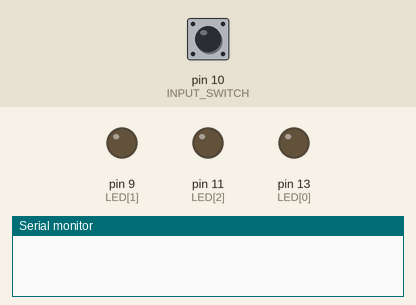
A sketch run on a simulated Arduino Uno, built with avr-gcc and run on an emulated ATmega328P. Shown: output pins drawn as LEDs (lit = HIGH), the last lines printed to the serial monitor. Dashed ring = blinking. The inputs (shaded band) are chosen by the test bench; at power-on: pin 10 (INPUT_SWITCH) HIGH.

Above: at 1.7 s.
1.8 s: pin 10 (INPUT_SWITCH) pulled LOW for 3.2 s
At 5.06 s:
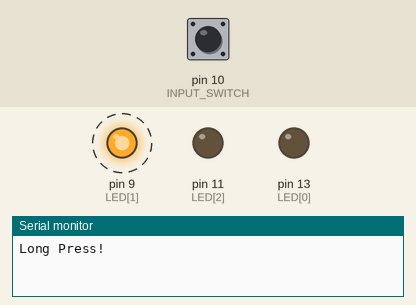
6.5 s: pin 10 (INPUT_SWITCH) pulled LOW for 0.15 s
At 6.71 s:
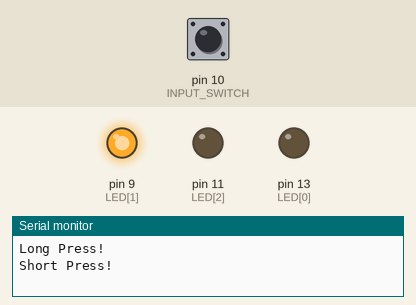
Timing chart, 0 to 9.5 s (numbered marks = the images above; inputs shaded):
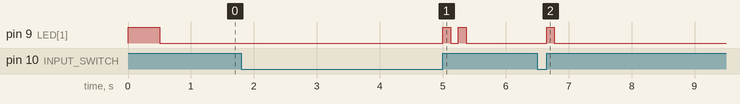

Measured:
- after the input at 1.8 s, pin 9 (LED[1]): alternates HIGH for 0.13 s and LOW for 0.12 s, 4 changes in all, then stays LOW, starting after 3.2 s
- after the input at 6.5 s, pin 9 (LED[1]): LOW → HIGH after 0.15 s, → LOW 0.12 s later

The sketch:

Multifunction_Button_v26_Pullup_Debounce.ino
```cpp
/*
Name:     Multifunction_Button-v25-Debounce.ino
Created:  09/04/2017 7:19:00 PM
Updated:  09/26/2017 11:38:00 PM
Author:   Michael Dzura
Version: 2.6

Tests a 3 way button through switch input to activate 1-3 LEDs/Relays.
Short Press (20ms-1000ms), Long Press(1000ms-2000ms), Longest Press(2000ms-4000ms).

**CHANGES:
- Debounce And Edge Detection Are All Included Inside Button Function.
- Decreased Wait Time For Faster Response.
*/

#include "button.h"      // Custom Multifunction Button!
#include "button.c"
#include "TimeWait.h"
#include "TimeWait.c"

/********** OUTPUTS ***********/
int LED[3] = {13,9,11};
//int RELAY[3] = {3,4,5};
/******************************/

void setup() {
	pinMode(INPUT_SWITCH, INPUT_PULLUP);

	for (int i = 0; i <= 2; i++) {
		pinMode(LED[i], OUTPUT);
		//pinMode(RELAY[i], OUTPUT);
	}

	Serial.begin(9600);
	digitalWrite(LED[1], HIGH);
	wait(500);
	digitalWrite(LED[1], LOW);
	//Serial.println("READY!!");

}

void loop() {

	int state = button(INPUT_SWITCH, CLICK_TIME);			// Calls the button function and returns value of 1-3

	// Activated On Short Click.
	if (state == 1) {
		Serial.println("Short Press!");
		for (int i = 0; i < state; i++) {
			digitalWrite(LED[1], HIGH);
			//digitalWrite(RELAY[1], HIGH);
			wait(125);
			//digitalWrite(RELAY[1], LOW);
			digitalWrite(LED[1], LOW);
			wait(125);
		}


		// Activated On Long Click.
	} else if (state == 2) {
		Serial.println("Long Press!");
		for (int i = 0; i < state; i++) {
			digitalWrite(LED[1], HIGH);
			//digitalWrite(RELAY[1], HIGH);
			wait(125);
			//digitalWrite(RELAY[1], LOW);
			digitalWrite(LED[1], LOW);
			wait(125);
		}

		// Activated On Longest Click.
	} else if (state == 3) {
		Serial.println("Longest Press!");
		for (int i = 0; i < state; i++) {
			//digitalWrite(RELAY[1], HIGH);
			digitalWrite(LED[1], HIGH);
			wait(125);
			//digitalWrite(RELAY[1], LOW);
			digitalWrite(LED[1], LOW);
			wait(125);
		}
	}
}
```

TimeWait.c
```cpp
/*
Name:     TimeWait.c
Created:  04/15/2017 1:35:00 PM
Author:   Michael Dzura
Version: 1.0

Definition Of TimeWait Function. Creates A Simple Looping
Pause Based On The Time Parameter Given. This Is To Replace
Arduino Built-in Delay. Use This Library With Any Project
That Needs Some Kind Of A Delay. This Will Make Your Code
Less Arduino Dependent.


*/

#include "Arduino.h" // Needs to include Arduino Library. Only Needed When Not Main File.
#include "TimeWait.h" // Includes Variable And Function Declarations.


/************************** Wait Function *******************************
 * Independent Function That Waits In Loop For Defined Interval.		*
 * Similar To Arduino Built-in Delay Function, But Non-Specific			*
 * Change the short_Click variable to adjust the click timing.			*
 ************************************************************************/
void wait(long interval) {
	unsigned long current = 0, previous = 0;
	current = previous = millis();

	// Counts the delay in Milliseconds, and checks for input
	// signal from switch:
	while((current-previous) < interval) {
		current = millis();

		//Serial.println(current-previous);

	}
}
```

TimeWait.h
```cpp
/*
Name:     TimeWait.h
Created:  04/15/2017 1:35:00 PM
Author:   Michael Dzura
Version: 1.0

Declaration Of Function
*/

#ifndef TIMEWAIT_H
#define TIMEWAIT_H

#include "Arduino.h"

void wait(long interval);

#endif
```

button.c
```cpp
/*
Name:     button.c
Created:  04/15/2017 1:05:00 PM
Updated:  09/26/2017 11:38:00 PM
Author:   Michael Dzura
Version: 2.6

Definition of button function. Passes input state and press
durations. Activate Short Press (20ms-1000ms),
Long Press(1000ms-2000ms), Longest Press(2000ms-4000ms).

**TODO
- Double Press functionality.

**CHANGES:
- Debounce And Edge Detection Are All Included Inside Button Function.
- Improved Time Calculations.
- Decreased Wait Time For Faster Response.
*/

#include "Arduino.h" // Needs to include Arduino Library. Only Needed When Not Main File.
#include "button.h"  // Includes Variable And Function Declarations.


/************************ Button Function *******************************
 * Listens for 3 different gestures from a single switch.				*
 * - Short Click, Long Click, Longest Click.							*
 * Change the short_Click variable to adjust the click timing.			*
 ************************************************************************/
int button(int input_pin, long t_Click) {

	switchState = digitalRead(input_pin);			// Gets The Realtime Switch State

/*********** Time Calculations *********************
 * Sets Time Calculation Limits					   *
 ***************************************************/
	if (t_Click <= 1000) {
		t_Click = 1000;
	} else if (t_Click >= 4000) {
		t_Click = 4000;
	}


/**************** Edge Detection ********************
 * Check to see if you just pressed the switch		*
 * (i.e. the input went from LOW to HIGH), and		*
 * you've waited long enough since the last press to*
 * ignore any noise:								*
 *													*
 * For each HIGH/LOW state a timestamp is stored	*
 * representing the rising and falling edge.		*
 ****************************************************/
	if (switchState != lastSwitchState) {

		lastDebounceTime = millis();					// Reset The Debouncing Timer.

		// Check If The Switch Is Being Pressed. If TRUE, Set The Flag.
		if (switchState == LOW) {
			//Serial.print("SwitchState = HIGH, ");
			pressedTime = millis();						// Store The Time Of The Rising Edge.
			//Serial.println(pressedTime);

			pressTrigger = 1;							// 1 Indicates That The Switch Has Been Pressed.


		// This is the primer for evaluating every switch press.
		// It's only true if the button has been previously pressed,
		// based on the pressTrigger flag, and then released.
		} else if (switchState == HIGH && pressTrigger == 1) {
			//Serial.print("SwitchState = LOW, ");
			releasedTime = millis();					// Store The Time Of The Falling Edge.
			//Serial.println(releasedTime);

			pressDuration = releasedTime - pressedTime;	// Calculate The Total Time The Switch Was Pressed

			//Serial.println("");
			//Serial.print("Switch Press For:  ");
			//Serial.println(pressDuration);

			pressTrigger = 0;							// Reset the press trigger back to zero, not pressed.

			/**************************** Short Click Perameters****************************
			* Greater Than Debounce Filter, And Less Than Short Click Time.			   *
			*******************************************************************************/
			if ((pressDuration > DEBOUNCEDELAY) && (pressDuration <= t_Click) && pressTrigger == 0) {
				lastDebounceTime = millis();			// Reset Debounce Timer.
				//Serial.println("Short Press!");
				pressTrigger = 0;						// Reset the press trigger back to zero.
														// Prevents Release From Activating.
				return 1;								// Return If True.
			}

			/**************************** Long Click Perameters ****************************
			* Greater Than Short Click Time, And Less Than Long Click Time.			   *
			*******************************************************************************/
			if ((pressDuration > t_Click) && (pressDuration <= (t_Click * 2)) && pressTrigger == 0) {
				lastDebounceTime = millis();			// Reset Debounce Timer.
				//Serial.println("Long Press!");
				pressTrigger = 0;						// Reset the press trigger back to zero.
														// Prevents Release From Activating.
				return 2;								// Return If True.
			}

			/*************************** Longest Click Perameters **************************
			* Greater Than Long Click Time, And Less Than Longest Click Time.			   *
			* Timeout Is Included For Anything Else Greater.							   *
			*******************************************************************************/
			if ((pressDuration > (t_Click * 2)) && (pressDuration < (t_Click * 3)) && pressTrigger == 0) {
				lastDebounceTime = millis();			// Reset Debounce Timer.
				//Serial.println("Longest Press!");
				pressTrigger = 0;						// Reset the press trigger back to zero.
														// Prevents Release From Activating.
				return 3;								// Return If True.
			}
		}
	}

	// Save the switch value. Next time through the loop,
	// it'll be the lastButtonState:
	lastSwitchState = switchState;

	return 0; // No Action Returns Nothing.
}
```

button.h
```cpp
/*
Name:     button.h
Created:  04/15/2017 1:05:00 PM
Updated:  09/26/2017 11:38:00 PM
Author:   Michael Dzura
Version: 2.6

Declaration of variables and functions
*/

#ifndef BUTTON_H
#define BUTTON_H

#include "Arduino.h"

/*********** INPUTS ***********/
#define INPUT_SWITCH	 10	   // Input Pin On Feather 32u4.
/******************************/

/******** TIME VARIANTS *******/
#define CLICK_TIME		 2000   // The Time Of A Single Switch Click. Only Adjust This. Will Multiply By 2.
/******************************/

/****** SWITCH LOGIC **********/
int lastSwitchState;		   // The Previous Reading From The Input Pin.
int pressTrigger;			   // Flag For Switch Press.
int switchState;			   // Value Of The Switch State.
long pressedTime;			   // Timestamp For When The Switch Is Pressed.
long releasedTime;			   // Timestamp For When The Switch Is Released.
long pressDuration;			   // Total Duration The Switch Was Pressed.
/******************************/

/********** DEBOUNCE **********/
#define DEBOUNCEDELAY	 10	   // Debounce Filter Time
long lastDebounceTime;		   // Previous Debounce Timestamp
/******************************/


int button(int input_pin, long short_Click);

#endif
```
